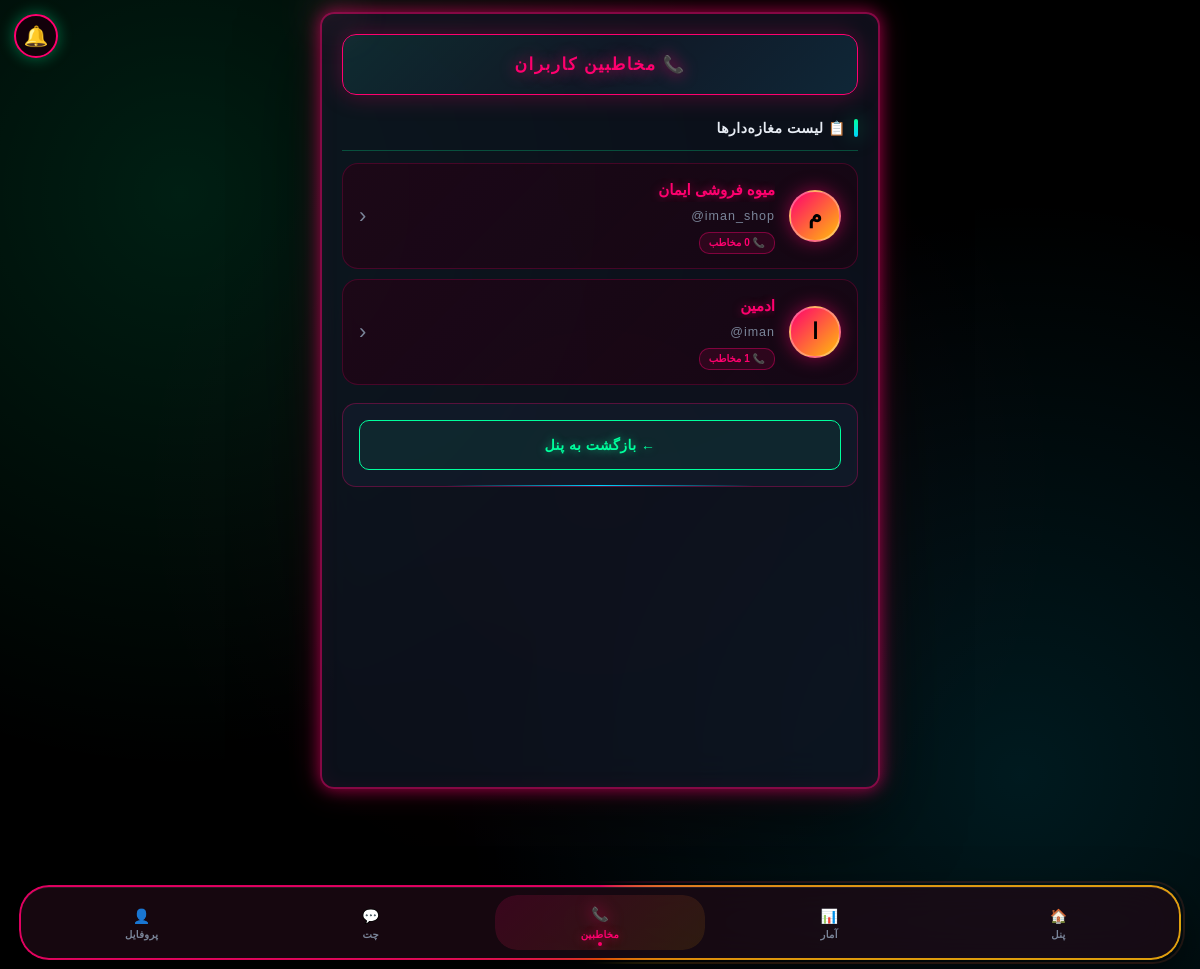
Before: /admin/contacts (signed in) with the older database file.
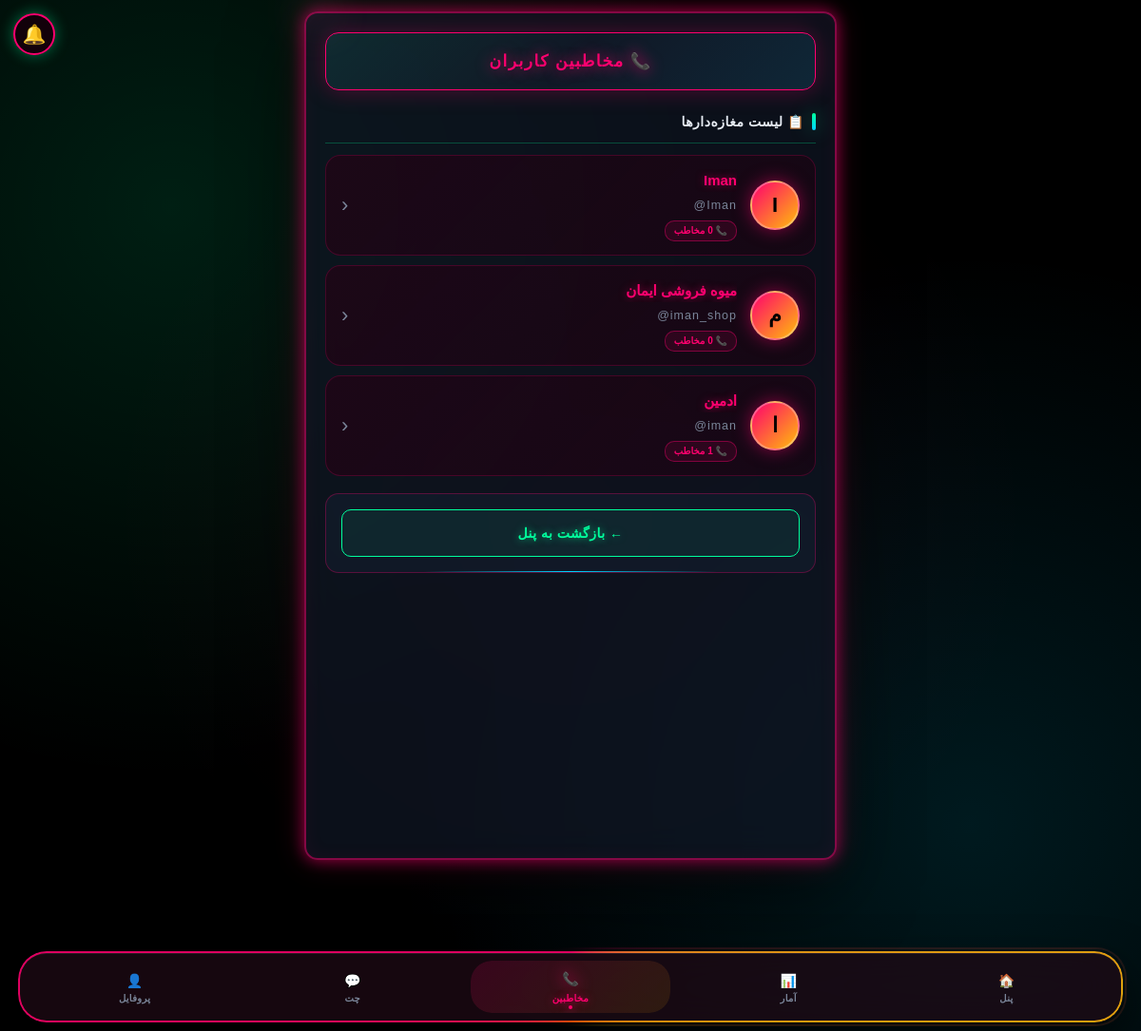
After: the same page with the newer database file.
### tables this page shows
CREATE TABLE users (
        id INTEGER PRIMARY KEY AUTOINCREMENT,
        username TEXT UNIQUE NOT NULL,
        password TEXT NOT NULL,
        shop_name TEXT,
        phone TEXT,
        start_date TIMESTAMP DEFAULT CURRENT_TIMESTAMP,
        end_date TIMESTAMP,
        status TEXT DEFAULT 'active',
        created_at TIMESTAMP DEFAULT CURRENT_TIMESTAMP, sms_limit INTEGER DEFAULT 1000, theme TEXT DEFAULT 'neon', shop_image TEXT DEFAULT '', shop_banner TEXT DEFAULT '', shop_code TEXT);

### app.py (the view)
@app.route("/admin/contacts")
@admin_required
def admin_contacts():
    raw = get_all_users()
    users = [{"id": u[0], "username": u[1], "shop_name": u[3],
              "contacts_count": count_contacts(u[0])} for u in raw]
    return render_template("admin_contacts.html", users=users,
        total_users=len(users), unread_chat=count_unread_for_admin())

### app.py (called while the page is built)
@app.context_processor
def inject_global_settings():
    try:
        if session.get("is_admin"):
            s = get_admin_settings()
        elif session.get("user_id"):
            s = get_user_settings(session["user_id"])
        else:
            s = {"avatar": None, "bg": None, "theme": "neon"}
    except Exception:
        s = {"avatar": None, "bg": None, "theme": "neon"}
    return {"current_settings": s}

@app.after_request
def _security_headers(response):
    if response.content_type and 'text/html' in response.content_type:
        response.headers["Cache-Control"] = "no-store, no-cache, must-revalidate, max-age=0"
        response.headers["Pragma"] = "no-cache"
        response.headers["Expires"] = "0"
    """هدرهای امنیتی"""
    response.headers["X-Content-Type-Options"] = "nosniff"
    response.headers["X-Frame-Options"] = "SAMEORIGIN"
    response.headers["X-XSS-Protection"] = "1; mode=block"
    response.headers["Referrer-Policy"] = "no-referrer"
    response.headers["Permissions-Policy"] = "geolocation=(), microphone=(), camera=()"
    return response

### database.py (called while the page is built)
def get_admin_settings():
    return get_user_settings(ADMIN_ID)

### templates/admin_contacts.html (shortened to what this page needs)
<!DOCTYPE html>
<html lang="fa" dir="rtl">
<head>
<link rel="stylesheet" href="/static/style.css">
<link href="https://cdn.jsdelivr.net/gh/rastikerdar/vazirmatn@v33.003/Vazirmatn-font-face.css" rel="stylesheet">
<link rel="stylesheet" href="/static/scroll-fix.css"><link rel="icon" type="image/png" href="/static/icons/icon-192.png"><link rel="apple-touch-icon" href="/static/apple-touch-icon.png"></head>
<body class="matrix-bg admin-view">
<div class="container">
<div class="header-bar red-header">
<div class="header-title red-title">📞 مخاطبین کاربران</div>
</div>
<h2>📋 لیست مغازه‌دارها</h2>
<div class="contacts-list">
{% for u in users %}
<a href="/admin/contacts/{{ u.id }}" class="contact-card" style="text-decoration:none;color:inherit;">
<div class="contact-avatar">{{ (u.shop_name or u.username)[0] }}</div>
<div class="contact-info">
<div class="contact-name">{{ u.shop_name or u.username }}</div>
<div class="contact-phone">@{{ u.username }}</div>
<div class="contact-group" style="background:rgba(255,0,110,0.1);color:#ff006e;border-color:rgba(255,0,110,0.4);">
📞 {{ u.contacts_count }} مخاطب
</div>
</div>
<div class="contact-actions">
<span style="font-size:22px;color:#7a8599;">‹</span>
</div>
</a>
{% endfor %}
</div>
<div class="footer-box">
<div class="footer-actions">
<a href="/admin/dashboard" class="btn-nav">← بازگشت به پنل</a>
</div>
</div>
</div>
<nav class="bottom-nav">
<a href="/admin/dashboard" class="nav-item">
<span class="nav-icon">🏠</span><span class="nav-label">پنل</span>
</a>
<a href="/admin/stats" class="nav-item">
<span class="nav-icon">📊</span><span class="nav-label">آمار</span>
</a>
<a href="/admin/contacts" class="nav-item active">
<span class="nav-icon">📞</span><span class="nav-label">مخاطبین</span>
</a>
<a href="/admin/chat" class="nav-item">
<span class="nav-icon">💬</span><span class="nav-label">چت</span>
</a>
<a href="/admin/profile" class="nav-item">
<span class="nav-icon">👤</span><span class="nav-label">پروفایل</span>
</a>
</nav>
<a href="#" id="notifBellLink" class="notif-bell" title="اعلان‌ها">
🔔
</a>
</body>
</html>

Changed rows visible on the page:
added users: shop_name "I", shop_name "Iman", username "Iman", contacts_count "0"
